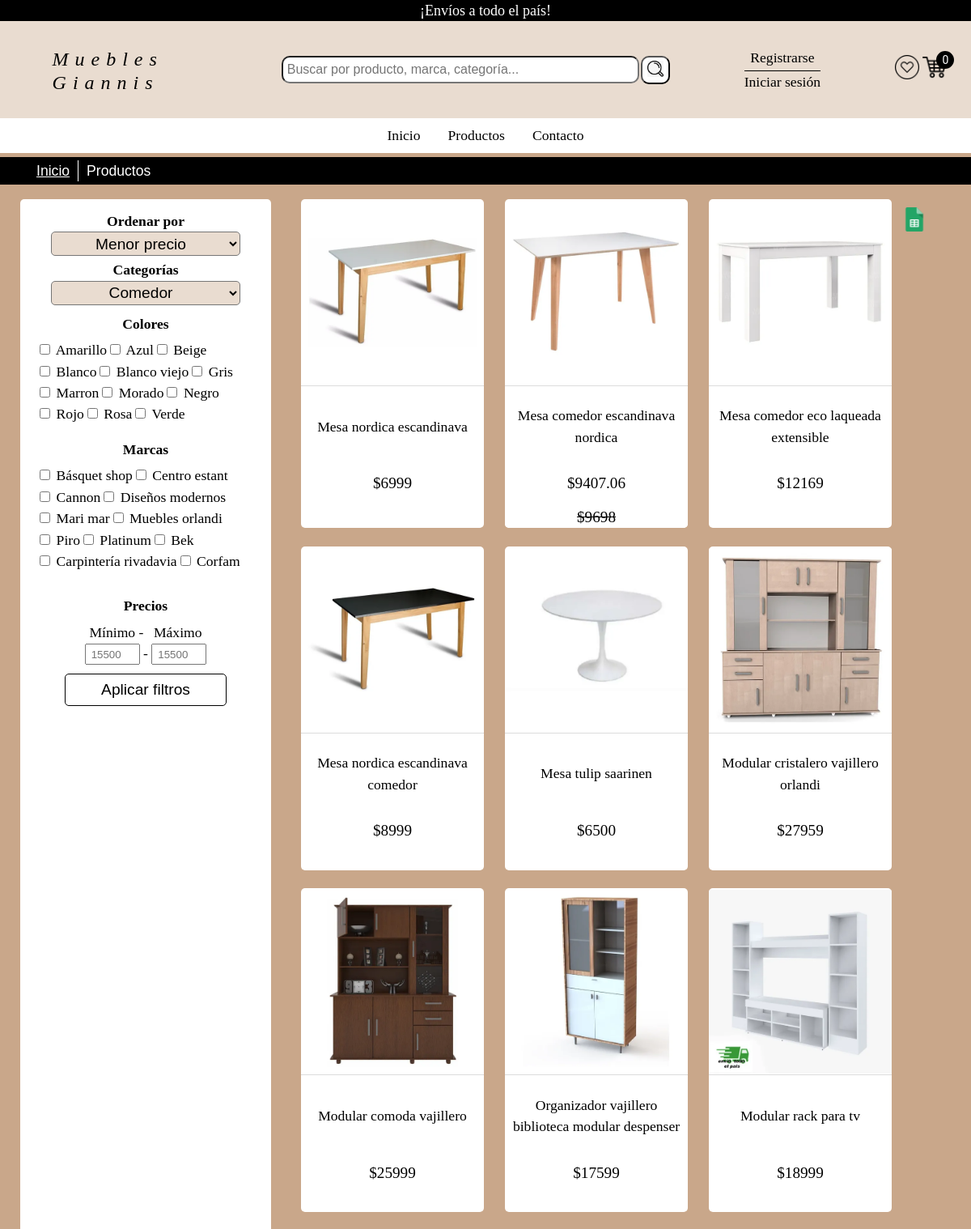
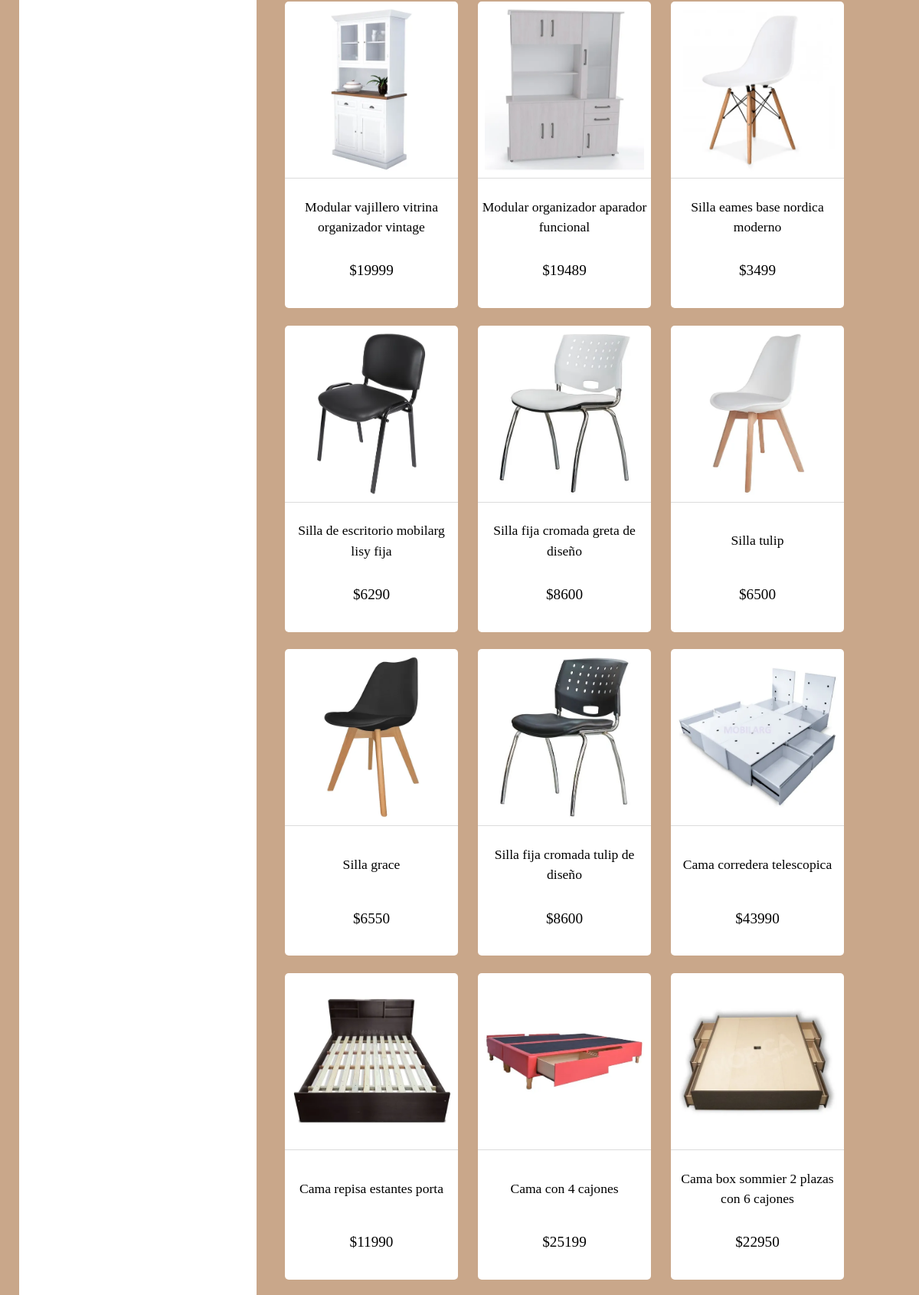
The app's page /vistas/productos.php (upper part) with its own data (2 pictures, top to bottom).
### tables this page shows
CREATE TABLE `producto` (
  `id` int(255) NOT NULL,
  `codigo` varchar(10) NOT NULL,
  `descripcion` varchar(50) NOT NULL,
  `material` varchar(100) NOT NULL,
  `color` varchar(20) NOT NULL,
  `caracteristicas` varchar(500) NOT NULL,
  `marca` varchar(30) NOT NULL,
  `stock` int(6) NOT NULL,
  `precio` decimal(6,0) NOT NULL,
  `id_categoria` int(100) NOT NULL,
  `id_subcategoria` int(100) NOT NULL,
  `descuento` tinyint(2) NOT NULL DEFAULT 0
);

CREATE TABLE `imagen_productos` (
  `id` int(255) NOT NULL,
  `id_producto` int(255) NOT NULL,
  `destination` varchar(255) NOT NULL,
  `portada` tinyint(4) NOT NULL
);

### controlador/config.php (called while the page is built, shortened)
<?php
    $user = (isset($_SESSION["user"]) && !empty($_SESSION["user"]))? trim($_SESSION["user"]):"";
?>

### controlador/funciones.php (the view, shortened to what this page needs)
<?php
    require_once "../inc/conn.php";
    require_once "config.php";
    function crear_barra() {
        global $user;
        global $perfil;
        $links="";
        if (isset($_GET["code"]) || isset($_SESSION["user_first_name"])){
            $links = "
                <a href='informacionPersonal.php' title='Perfil'> <span>"
                    . $_SESSION["user_first_name"] . $_SESSION["user_last_name"] .
                " </span> &nbsp;</a>
                <a href='../controlador/logout.php' id='cerrar' title='Cerrar sesión de usuario'> X </a>
            ";
        }
        else if ($user=="") {
            $links = "
                <a href='login.php?reg=true' title='Crear una cuenta de usuario' id='btn-registrar'> Registrarse</a>
                <a href='login.php' title='Iniciar sesión' id='iniciar-sesion'> Iniciar sesión</a>
            ";
        } else if($perfil=="E"){
            $links = "
                <span title='Nombre de usuario' id='span'> {$_SESSION['nombre']}  </span>
                <a href='../controlador/cerrarSesion.php'  id='cerrar' title='Cerrar sesión de usuario'> X </a>
            ";
        } else if($perfil=="U"){
            $links = "
                <a href='informacionPersonal.php' title='Perfil'> <span> {$_SESSION['user']} </span> &nbsp;</a>
                <a href='../controlador/cerrarSesion.php' id='cerrar' title='Cerrar sesión de usuario'> X </a>
            ";
        }
        $barra_superior ="
            <div id='perfil-usuario'>
                $links
            </div>
        ";
        return $barra_superior;
    }
    function obtener_ruta_portada($id){
        global $db;
        $stmt = $db->prepare("SELECT destination FROM imagen_productos WHERE id_producto = ? AND portada = 1");
        $stmt->bindValue(1, $id, PDO::PARAM_INT);
        $stmt->execute();
        $result = $stmt->fetchAll();
        $path = "";
        if (count($result) > 0) {
            $path = $result[0]["destination"];
        }
        return $path;
    }
    function crear_imagenes ($consulta){
		$i=0;
		echo "
            <form action='listadoXLS.php' method='post' id='form-filtrado' class='form-prod' name='form-filtrado'>
			    <h2 class='titulo-catalogo'> Muebles Giannis - Catálogo </h2>";
            if (!$consulta){
                $i++;
                echo "<p>Lo sentimos, ha ocurrido un error inesperado </p>";
            }
            else{
                foreach ($consulta as $row) {
                    $id = $row["id"];
                    $path = obtener_ruta_portada($id);
                    $i++;
                    echo "
                        <div class='producto'>
                            <img src='../$path' class='img-cat' id='$i' alt='{$row["codigo"]}' title='". ucfirst($row["descripcion"])."'>
                            <div class='caracteristicas'>
                                <h2 class='descripcion'>". ucfirst($row["descripcion"])." </h2>
                                <div class='descripcion-precio'>
                    ";
                    if ($row["descuento"] != 0){
                        $precio_descuento = $row["precio"] - ($row["precio"]*$row["descuento"]/100);
                        echo "<h3 class='precio'>
                                    $". $precio_descuento ."
                                </h3>
                                <h3 class='precio h3-precio'>
                                    $". ucfirst($row["precio"]).
                            " </h3>
                        ";
                    }
                    else{
                        echo "<h3 class='precio'> $". ucfirst($row["precio"])." </h3>";
                    }
                    echo"       </div>
                            </div>
                        </div>
                    ";
                };
            }
        echo "
            </form>
        ";
	}
    function filtrar_productos ($sql,$where,$filtros){
        global $db;
        $where_color = "";
        $where_marca = "";
        $where_sql = "";
        $order_by = "";
        if($where_color != "" && $where_marca != ""){
            $where_sql .=  $where_color . $where_marca;
        }
        else if ($where_color != ""){
            $where_sql .=  $where_color;
        }
        else{
            $where_sql .=  $where_marca;
        }
        $sql = "$sql
                $where
                $where_sql
                $order_by
        ";
        $rs = $db->query($sql);
        return $rs;
    }
    function crear_barra_lateral(){
        global $db;
        $arreglo_categorias = [];
        $formulario = "";
        if (isset($_GET["cate"]) && isset($_GET["sub"])){
            $categoria = $_GET["cate"];
            $subcategoria = $_GET["sub"];
            $formulario = "
                <form action='productos.php?cate=".$categoria."&sub=".$subcategoria."' method='post' id='datos'>
                    <div class='btn-select'>
                        <label for='orden' class='label'> Ordenar por </label>
                        <select class='form-select' id='orden' name='orden' title='Ordenar elementos'>
                            <option value='0'> Menor precio </option>
                            <option value='1'> Mayor precio </option>
                            <option value='2'> Mas vendidos </option>
                        </select>
                    </div>
            ";
        } else {
            $categoria = "%";
            $subcategoria = "%";
            $sql  = "SELECT c.id_categoria, c.nombre_categoria, s.id_subcategoria, s.nombre_subcategoria
                    FROM categoria c
                    LEFT JOIN subcategoria s ON c.id_categoria = s.id_categoria
            ";
            $stmt = $db->prepare($sql);
            $stmt->execute();
            $rs = $stmt->fetchAll();
            foreach ($rs as $row) {
                $arreglo_categorias[$row["nombre_categoria"]] = $row["id_categoria"];
            }
            ksort($arreglo_categorias);
            $formulario = "
                <form action='productos.php?productos=filtrado' method='post' id='datos'>
                    <div class='btn-select'>
                        <label for='orden' class='label'> Ordenar por </label>
                        <select class='form-select' name='orden' id='orden' title='Ordenar elementos'>
                            <option value='0'> Menor precio </option>
                            <option value='1'> Mayor precio </option>
                            <option value='2'> Mas vendidos </option>
                        </select>
                    </div>
                    <div class='btn-select'>
                        <label for='categoria' class='label'> Categorías </label>
                        <select class='form-select' id='categoria' name='categoria' title='Categorias'>
            ";
            foreach($arreglo_categorias as $indice => $valor){
                $formulario .=" <option value='$valor'> $indice </option>";
            }
            $formulario .= "</select>
                    </div>
                    <div id='subc' class='btn-select'>
                </div>
            ";
        }
        if ((isset($_GET["cate"]) && isset($_GET["sub"])) || isset($_GET["productos"]) || isset($_GET["buscador"])){
            echo $formulario;
            $arreglo_colores = $arreglo_marcas = [];
            $inner_join = "INNER JOIN subcategoria as s on p.id_subcategoria = s.id_subcategoria
                           INNER JOIN categoria as c on c.id_categoria = p.id_categoria
            ";
            $where_sql = "WHERE s.nombre_subcategoria like '$subcategoria'
                        AND " . (isset($_GET["productos"]) || isset($_GET["buscador"]) ? "c.nombre_categoria like '$categoria'" : "c.id_categoria = '$categoria'
            ");
            $sql  = "SELECT p.color, p.marca, MIN(p.precio) as min_precio, MAX(p.precio) as max_precio
                    FROM `producto` as p
                    $inner_join
                    $where_sql
                    GROUP BY p.color, p.marca
            ";
            $rs = $db->query($sql);
            $valor_minimo = $valor_maximo = "";
            foreach ($rs as $row) {
                $arreglo_colores[$row["color"]] = 0;
                $arreglo_marcas[$row["marca"]] = 0;
                $valor_minimo = $row["min_precio"];
                $valor_maximo = $row["max_precio"];
            }
            ksort($arreglo_colores);
            $html = "";
            $fieldset_class = "contenedor-colores";
            $legend_title = "Colores";
            $input_name = "color";
            foreach($arreglo_colores as $indice => $valor){
                $id = str_replace(" ","",$indice);
                $html .= "<div class='$fieldset_class'>
                            <input type='checkbox' class='input' name='${input_name}[]' id='$id' title='$legend_title $indice' value='$indice'>
                            <label for='$id'> ".ucfirst($indice)."</label>
                        </div>
                ";
            }
            echo "<fieldset class='$fieldset_class contenedor'>
                    <legend class='ltitulo'><b>$legend_title</b></legend>
                    <div id='$fieldset_class' class='input'>
                        $html
                    </div>
                </fieldset>
            ";
            $html = "";
            $fieldset_class = "contenedor-marcas";
            $legend_title = "Marcas";
            $input_name = "marca";
            foreach($arreglo_marcas as $indice => $valor){
                $id = str_replace(" ","",$indice);
                $html .= "<div class='$fieldset_class'>
                            <input type='checkbox' class='input' name='${input_name}[]' id='$id' title='$legend_title $indice' value='$indice'>
                            <label for='$id'> ".ucfirst($indice)."</label>
                        </div>
                ";
            }
            echo "<fieldset class='$fieldset_class contenedor'>
                    <legend class='ltitulo'><b>$legend_title</b></legend>
                    <div id='$fieldset_class' class='input'>
                        $html
                    </div>
                </fieldset>
            ";
            echo "
                    <fieldset id='min-max'>
                        <legend class='ltitulo'><b>Precios</b></legend>
                        <div class='input-minmax'>
                            <label for='valorMin' class='lmaxmin'>Mínimo -</label>
                            <label for='valorMax' class='lmaxmin'>Máximo</label>
                        </div>
                        <div class='input-minmax'>
                            <input type='number' name='valorMin' id='valorMin' title='Mínimo'  class='min-max' placeholder='$valor_minimo' min='$valor_minimo' max='$valor_maximo' value='' >
                            -
                            <input type='number' name='valorMax' id='valorMax' title='Máximo' class='min-max' placeholder='$valor_maximo' min='$valor_minimo' max='$valor_maximo' value='' >
                        </div>
                    </fieldset>
                    <p class='mensaje' id='mensaje'>
                    </p>
                    <div id='botones' class='botones'>
                        <input type='submit'  id='filtros' class='btn' name='Aplicar filtros' title='Aplicar filtros' value='Aplicar filtros'>
                    </div>
                </form>
            ";
        } else{
            echo $formulario;
            $arreglo_colores = $arreglo_marcas = [];
            $inner_join = "INNER JOIN subcategoria as s on p.id_subcategoria = s.id_subcategoria
                           INNER JOIN categoria as c on c.id_categoria = p.id_categoria
            ";
            $where_sql = "WHERE s.nombre_subcategoria like '%'
                        AND c.nombre_categoria like '%'
            ";
            $sql  = "SELECT p.color, p.marca, MIN(p.precio) as min_precio, MAX(p.precio) as max_precio
                    FROM `producto` as p
                    $inner_join
                    $where_sql
                    GROUP BY p.color, p.marca
            ";
            $rs = $db->query($sql);
            $valor_minimo = $valor_maximo = "";
            foreach ($rs as $row) {
                $arreglo_colores[$row["color"]] = 0;
                $arreglo_marcas[$row["marca"]] = 0;
                $valor_minimo = $row["min_precio"];
                $valor_maximo = $row["max_precio"];
            }
            ksort($arreglo_colores);
            $html = "";
            $fieldset_class = "colores";
            $legend_title = "Colores";
            $input_name = "color";
            foreach($arreglo_colores as $indice => $valor){
                $id = str_replace(" ","",$indice);
                $html .= "<div class='$fieldset_class'>
                            <input type='checkbox' class='input' name='${input_name}[]' id='$id' title='$legend_title $indice' value='$indice'>
                            <label for='$id'> ".ucfirst($indice)."</label>
                        </div>
                ";
            }
            echo "<fieldset class='contenedor-colores contenedor'>
                    <legend class='ltitulo'><b>$legend_title</b></legend>
                    <div id='$fieldset_class' class='input'>
                        $html
                    </div>
                </fieldset>
            ";
            $html = "";
            $fieldset_class = "marcas";
            $legend_title = "Marcas";
            $input_name = "marca";
            foreach($arreglo_marcas as $indice => $valor){
                $id = str_replace(" ","",$indice);
                $html .= "<div class='$fieldset_class'>
                            <input type='checkbox' class='input' name='${input_name}[]' id='$id' title='$legend_title $indice' value='$indice'>
                            <label for='$id'> ".ucfirst($indice)."</label>
                        </div>
                ";
            }
            echo "<fieldset class='contenedor-marcas contenedor'>
                    <legend class='ltitulo'><b>$legend_title</b></legend>
                    <div id='$fieldset_class' class='input'>
                        $html
                    </div>
                </fieldset>
            ";
            echo "
                    </div>
                    </fieldset>
                    <fieldset id='min-max'>
                        <legend class='ltitulo'><b>Precios</b></legend>
                        <div class='input-minmax'>
                            <label for='valorMin' class='lmaxmin'>Mínimo -</label>
                            <label for='valorMax' class='lmaxmin'>Máximo</label>
                        </div>
                        <div class='input-minmax'>
                            <input type='number' name='valorMin' id='valorMin' title='Mínimo'  class='min-max' placeholder='$valor_minimo' min='$valor_minimo' max='$valor_maximo' value='' >
                            -
                            <input type='number' name='valorMax' id='valorMax' title='Máximo' class='min-max' placeholder='$valor_maximo' min='$valor_minimo' max='$valor_maximo' value='' >
                        </div>
                    </fieldset>
                    <p class='mensaje' id='mensaje'>
                    </p>
                    <div id='botones' class='botones'>
                        <input type='submit'  id='filtros' class='btn' name='Aplicar filtros' title='Aplicar filtros' value='Aplicar filtros'>
                    </div>
                </form>
            ";
        }
	}
?>

### records on screen
producto: id.destination (picture), descripcion "Mesa nordica escandinava", precio "6999"
producto: id.destination (picture), descripcion "Mesa comedor escandinava nordica", precio_descuento "9407.06", precio "9698"
producto: id.destination (picture), descripcion "Mesa comedor eco laqueada extensible", precio "12169"
producto: id.destination (picture), descripcion "Mesa nordica escandinava comedor", precio "8999"
producto: id.destination (picture), descripcion "Mesa tulip saarinen", precio "6500"
producto: id.destination (picture), descripcion "Modular cristalero vajillero orlandi", precio "27959"
producto: id.destination (picture), descripcion "Modular comoda vajillero", precio "25999"
producto: id.destination (picture), descripcion "Organizador vajillero biblioteca modular despenser", precio "17599"
producto: id.destination (picture), descripcion "Modular rack para tv", precio "18999"
producto: id.destination (picture), descripcion "Modular vajillero vitrina organizador vintage", precio "19999"
producto: id.destination (picture), descripcion "Modular organizador aparador funcional", precio "19489"
producto: id.destination (picture), descripcion "Silla eames base nordica moderno", precio "3499"
producto: id.destination (picture), descripcion "Silla de escritorio mobilarg lisy fija", precio "6290"
producto: id.destination (picture), descripcion "Silla fija cromada greta de diseño", precio "8600"
producto: id.destination (picture), descripcion "Silla tulip", precio "6500"
producto: id.destination (picture), descripcion "Silla grace", precio "6550"
producto: id.destination (picture), descripcion "Silla fija cromada tulip de diseño", precio "8600"
producto: id.destination (picture), descripcion "Cama corredera telescopica", precio "43990"
producto: id.destination (picture), descripcion "Cama repisa estantes porta", precio "11990"
producto: id.destination (picture), descripcion "Cama con 4 cajones", precio "25199"
producto: id.destination (picture), descripcion "Cama box sommier 2 plazas con 6 cajones", precio "22950"

### other values on screen
$cantidad_carrito "0"
$legend_title "Colores"
$indice "Amarillo"
$indice "Azul"
$indice "Beige"
$indice "Blanco"
$indice "Blanco viejo"
$indice "Gris"
$indice "Marron"
$indice "Morado"
$indice "Negro"
$indice "Rojo"
$indice "Rosa"
$indice "Verde"
$legend_title "Marcas"
